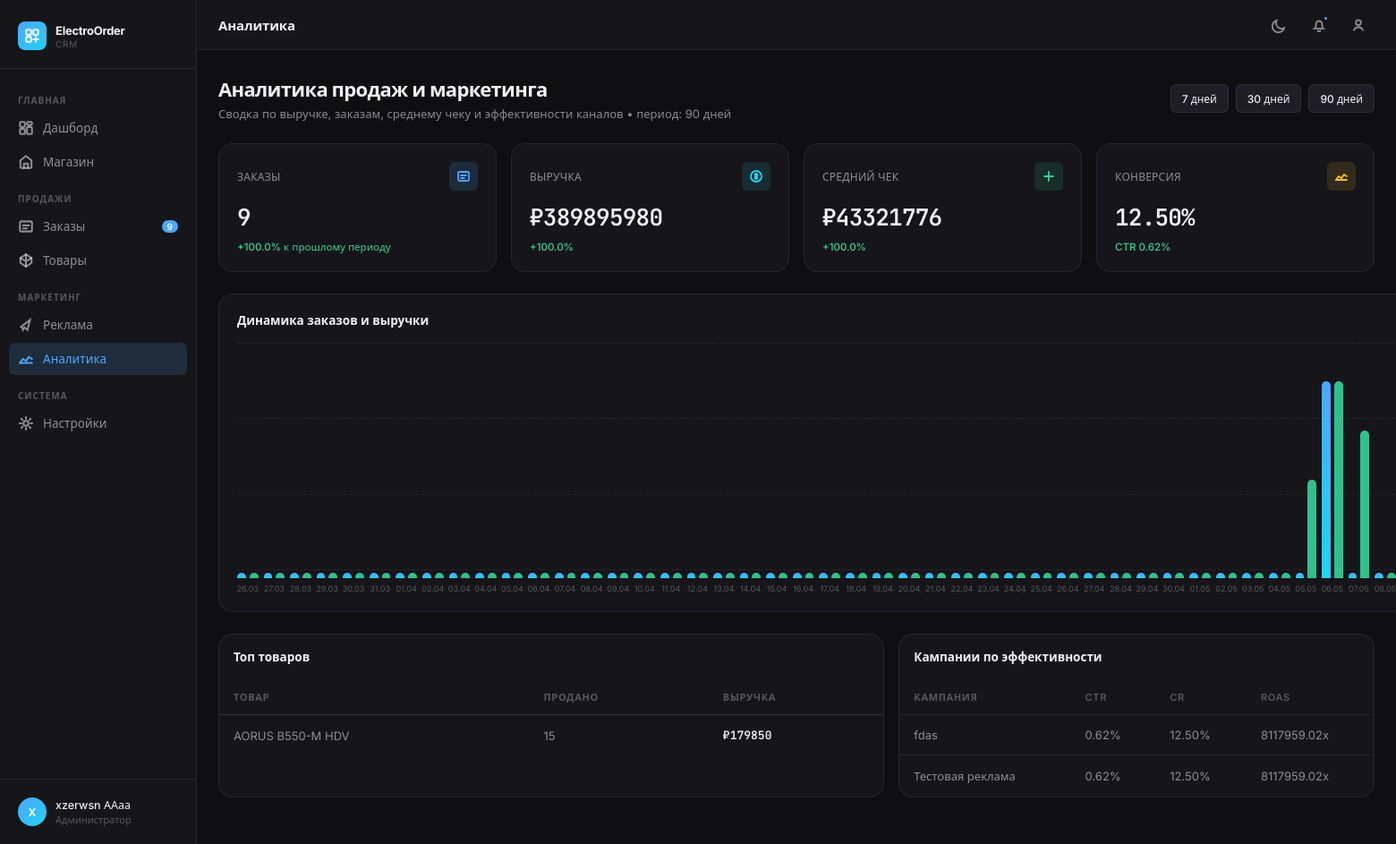
Page /advertisement/analytics/?period=quarter (signed in) on the earlier database version.
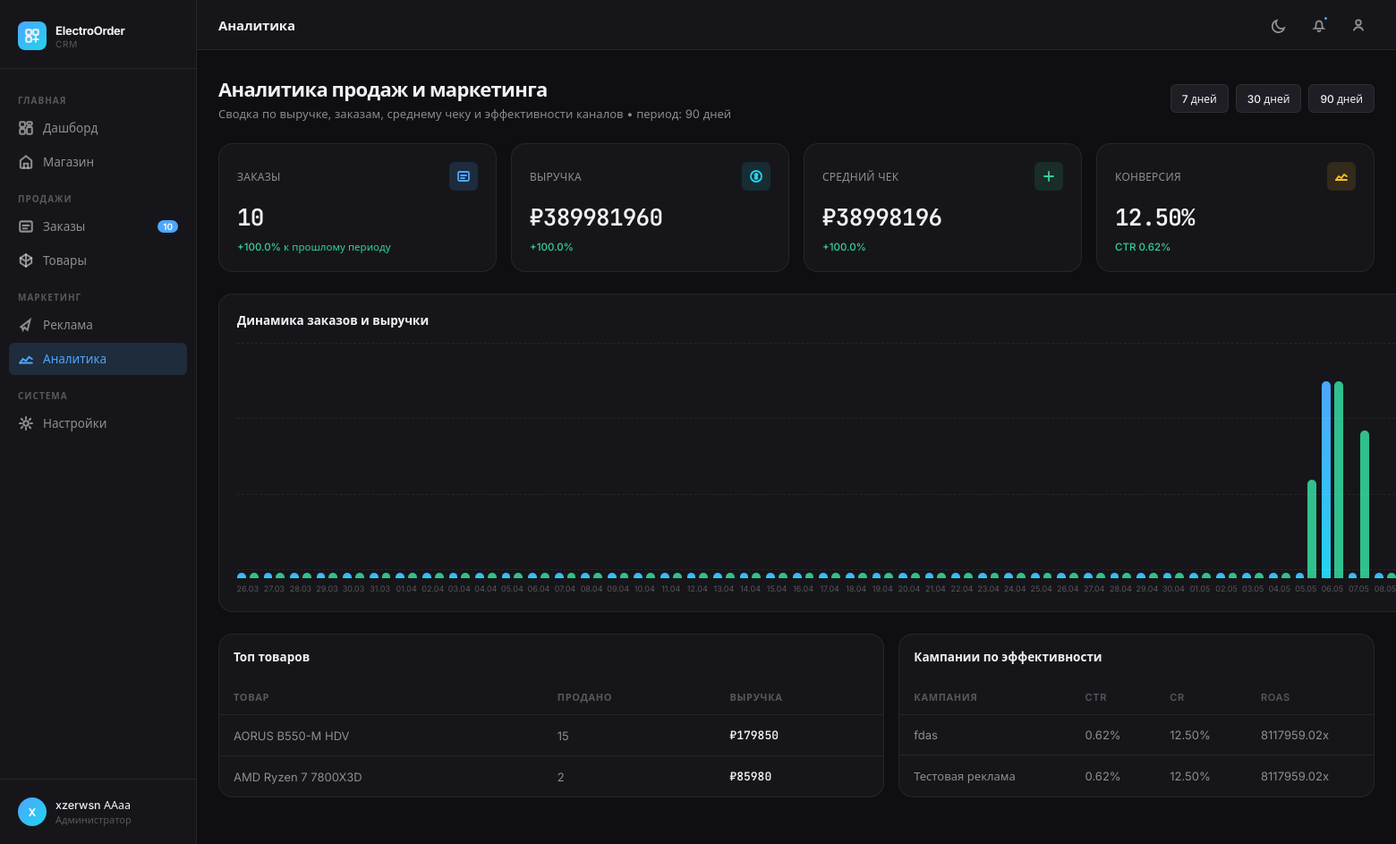
Same page on the later database version.
### dashboard/models.py (models this page shows, shortened)
class Product(models.Model):
    name = models.CharField(max_length=200, verbose_name='Название')
    price = models.IntegerField(
        default=0,
        validators=[MinValueValidator(0)],
        verbose_name='Цена'
        )
    stock = models.IntegerField(
        default=0,
        validators=[MinValueValidator(0)],
        verbose_name='Количество на складе'
        )
    is_active = models.BooleanField(default=True, verbose_name='Активен')
    photo = models.ImageField(
        upload_to='products/photos/',  # Папка для сохранения
        verbose_name='Фотография',
        blank=True,  # Необязательное поле
        null=True   # Может быть NULL в базе данных
    )
    class Meta:
        verbose_name = 'Товар'
        verbose_name_plural = 'Товары'

### ads/models.py (models this page shows, shortened)
class Campaign(models.Model):
    CHANNEL_CHOICES = [
        ("telegram", "Telegram Ads"),
        ("vk", "VK Ads"),
        ("yandex", "Yandex Direct"),
        ("google", "Google Ads"),
        ("email", "Email"),
    ]
    STATUS_CHOICES = [
        ("draft", "Черновик"),
        ("active", "Активна"),
        ("paused", "На паузе"),
        ("completed", "Завершена"),
    ]
    name = models.CharField(max_length=160, unique=True, verbose_name="Название")
    channel = models.CharField(max_length=20, choices=CHANNEL_CHOICES, verbose_name="Канал")
    status = models.CharField(max_length=20, choices=STATUS_CHOICES, default="draft", verbose_name="Статус")
    budget = models.IntegerField(default=0, validators=[MinValueValidator(0)], verbose_name="Бюджет")
    spent = models.IntegerField(default=0, validators=[MinValueValidator(0)], verbose_name="Потрачено")
    impressions = models.IntegerField(default=0, validators=[MinValueValidator(0)], verbose_name="Показы")
    clicks = models.IntegerField(default=0, validators=[MinValueValidator(0)], verbose_name="Клики")
    leads = models.IntegerField(default=0, validators=[MinValueValidator(0)], verbose_name="Лиды")
    conversions = models.IntegerField(default=0, validators=[MinValueValidator(0)], verbose_name="Конверсии")
    revenue = models.IntegerField(default=0, validators=[MinValueValidator(0)], verbose_name="Выручка")
    start_date = models.DateField(verbose_name="Дата запуска")
    end_date = models.DateField(blank=True, null=True, verbose_name="Дата завершения")
    description = models.TextField(blank=True, verbose_name="Описание")
    created_at = models.DateTimeField(auto_now_add=True, verbose_name="Создано")
    updated_at = models.DateTimeField(auto_now=True, verbose_name="Обновлено")
    class Meta:
        ordering = ["-created_at"]
        verbose_name = "Рекламная кампания"
        verbose_name_plural = "Рекламные кампании"
    @property
    def ctr(self):
        if not self.impressions:
            return 0
        return (self.clicks / self.impressions) * 100
    @property
    def conversion_rate(self):
        if not self.clicks:
            return 0
        return (self.conversions / self.clicks) * 100
    @property
    def roas(self):
        if not self.spent:
            return 0
        return self.revenue / self.spent

### ads/views.py (the view)
# urls.py: path("analytics/", views.analysis, name="analysis"),
@login_required
def analysis(request):
    period = request.GET.get("period") or "month"
    context = build_orders_page_context()
    context.update(get_ads_summary_context(period))
    context.update(
        {
            "title": "Аналитика",
            "page_title": "Аналитика продаж и маркетинга",
            "page_subtitle": "Сводка по выручке, заказам, среднему чеку и эффективности каналов",
            "active_page": "analysis",
        }
    )
    return render(request, "ads/analysis.html", context)

### ads/views.py (called while the page is built)
def format_period_label(period):
    if period == "week":
        return "7 дней"
    if period == "month":
        return "30 дней"
    return "90 дней"

def get_period_start(today, period):
    days = {"week": 6, "month": 29, "quarter": 89}.get(period, 29)
    return today - timedelta(days=days)

def build_campaign_chart(campaigns):
    labels = []
    spent = []
    revenue = []
    for campaign in campaigns[:6]:
        labels.append(campaign.name[:16])
        spent.append(campaign.spent)
        revenue.append(campaign.revenue)
    return {"labels": labels, "spent": spent, "revenue": revenue}

def build_status_breakdown(campaigns):
    counts = {item["status"]: item["count"] for item in campaigns.values("status").annotate(count=Count("id"))}
    return [
        {
            "status": status,
            "label": label,
            "count": counts.get(status, 0),
            "color": CAMPAIGN_STATUS_COLORS.get(status, "#4da6ff"),
        }
        for status, label in Campaign.STATUS_CHOICES
    ]

### dashboard/views.py (called while the page is built)
def get_products_for_order():
    return list(
        Product.objects.filter(is_active=True)
        .order_by("name")
        .values("id", "name", "price", "stock")
    )

### ads/templates/ads/analysis.html (shortened to what the changed rows need)
{% extends "base.html" %}
{% load static %}
{% block extra_css %}
<link rel="stylesheet" href="{% static 'ads/css/style.css' %}">
{% endblock %}
{% block content %}
<section class="metrics-grid">
    <div class="card metric-card">
        <div class="metric-header">
            <span class="metric-label">Заказы</span>
            <div class="metric-icon blue">
            </div>
        </div>
        <span class="metric-value">{{ orders_count }}</span>
        <div class="metric-delta {% if orders_delta >= 0 %}up{% else %}down{% endif %}">
            {% if orders_delta >= 0 %}+{% endif %}{{ orders_delta|floatformat:1 }}% к прошлому периоду
        </div>
    </div>
    <div class="card metric-card">
        <div class="metric-header">
            <span class="metric-label">Выручка</span>
            <div class="metric-icon teal">
            </div>
        </div>
        <span class="metric-value">₽{{ orders_revenue|floatformat:0 }}</span>
        <div class="metric-delta {% if revenue_delta >= 0 %}up{% else %}down{% endif %}">
            {% if revenue_delta >= 0 %}+{% endif %}{{ revenue_delta|floatformat:1 }}%
        </div>
    </div>
    <div class="card metric-card">
        <div class="metric-header">
            <span class="metric-label">Средний чек</span>
            <div class="metric-icon green">
            </div>
        </div>
        <span class="metric-value">₽{{ average_check|floatformat:0 }}</span>
        <div class="metric-delta {% if average_check_delta >= 0 %}up{% else %}down{% endif %}">
            {% if average_check_delta >= 0 %}+{% endif %}{{ average_check_delta|floatformat:1 }}%
        </div>
    </div>
</section>
<section class="dashboard-grid ads-grid-analytics">
    <div class="card table-card">
        <div class="table-wrap">
            <table>
                <thead>
                    <tr>
                        <th><div class="th-inner">Товар</div></th>
                        <th><div class="th-inner">Продано</div></th>
                        <th><div class="th-inner">Выручка</div></th>
                    </tr>
                </thead>
                <tbody>
                    {% for item in top_products %}
                    <tr>
                        <td>{{ item.product__name }}</td>
                        <td>{{ item.units }}</td>
                        <td><span class="order-amount">₽{{ item.revenue|floatformat:0 }}</span></td>
                    </tr>
                    {% empty %}
                    <tr>
                        <td colspan="3" class="empty-orders">Нет данных по товарам за выбранный период</td>
                    </tr>
                    {% endfor %}
                </tbody>
            </table>
        </div>
    </div>
    <div class="card table-card">
        <div class="table-wrap">
            <table>
                <thead>
                    <tr>
                        <th><div class="th-inner">Кампания</div></th>
                        <th><div class="th-inner">CTR</div></th>
                        <th><div class="th-inner">CR</div></th>
                        <th><div class="th-inner">ROAS</div></th>
                    </tr>
                </thead>
                <tbody>
                    {% for campaign in campaigns %}
                    <tr>
                        <td>{{ campaign.name }}</td>
                        <td>{{ campaign.ctr|floatformat:2 }}%</td>
                        <td>{{ campaign.conversion_rate|floatformat:2 }}%</td>
                        <td>{{ campaign.roas|floatformat:2 }}x</td>
                    </tr>
                    {% empty %}
                    <tr>
                        <td colspan="4" class="empty-orders">Нет кампаний для анализа</td>
                    </tr>
                    {% endfor %}
                </tbody>
            </table>
        </div>
    </div>
</section>
{% endblock %}

### templates/includes/navbar.html (shortened to what the changed rows need)
<aside class="sidebar" id="mainNav">
    <div class="sidebar-nav">
        <a href="{% url 'dashboard:orders' %}" class="nav-item {% if active_page == 'orders' %}active{% endif %}">
            <svg class="nav-icon" viewBox="0 0 16 16" fill="none" stroke="currentColor" stroke-width="1.8" stroke-linecap="round">
                <rect x="2" y="3" width="12" height="10" rx="1.5"></rect>
                <path d="M5 7h6M5 10h4"></path>
            </svg>
            <span class="nav-label">Заказы</span>
            <span class="nav-badge">{{ all_orders_count|default:0 }}</span>
        </a>
    </div>
</aside>

Differences in the rows shown:
now on this page (row edited): Product: product__name "AMD Ryzen 7 7800X3D", units "2", revenue "85980"
Other differences:
{{ all_orders_count|default:0 }}: "9" → "10"
{{ orders_count }}: "9" → "10"
{{ orders_revenue|floatformat:0 }}: "389895980" → "389981960"
{{ average_check|floatformat:0 }}: "43321776" → "38998196"
